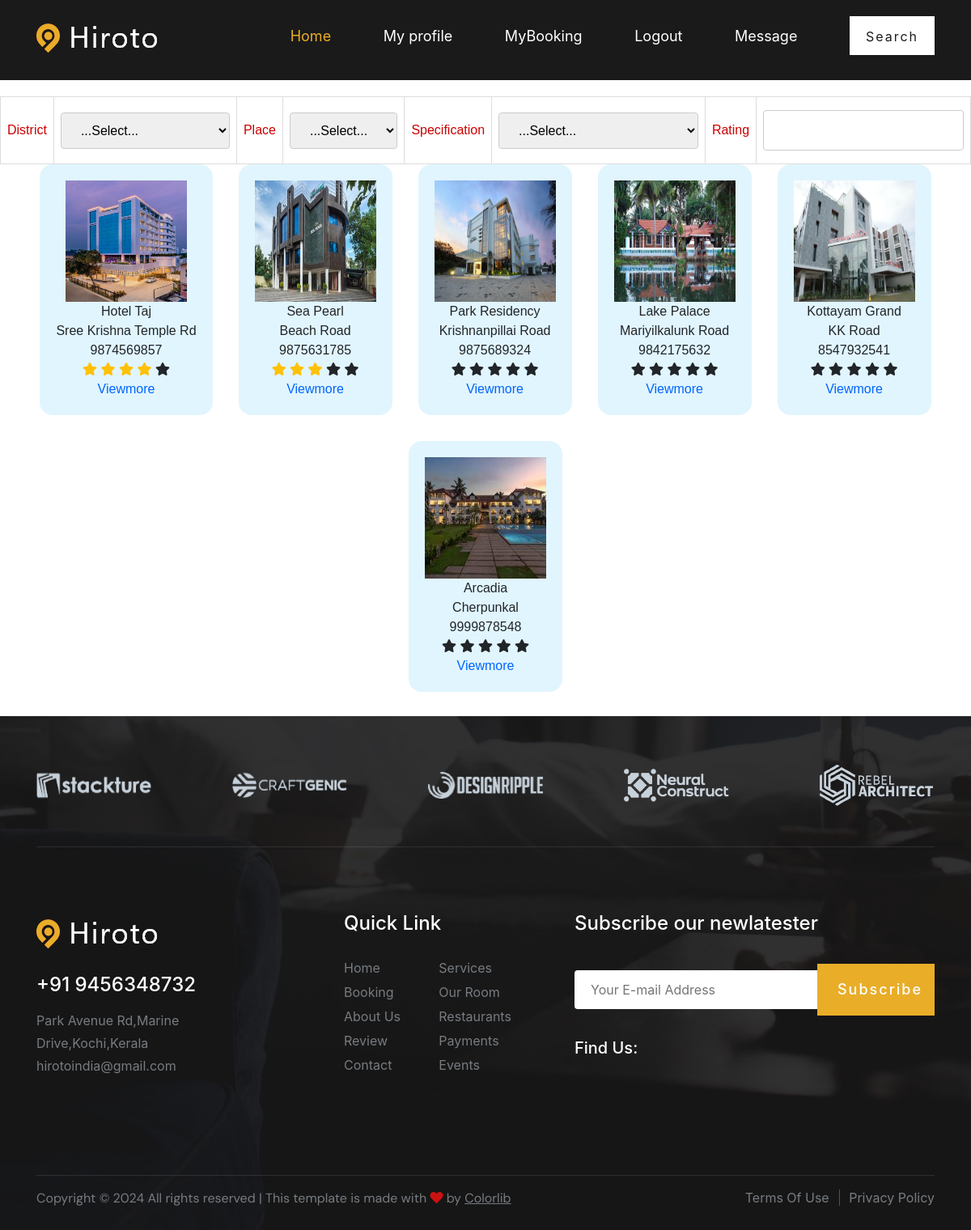
Screenshot of /User/SearchHotel/ (signed in) with the database file from the repository.
### Guest/models.py (models this page shows)
class tbl_newhotel(models.Model):
    hotel_name=models.CharField(max_length=50)
    hotel_ratings=models.CharField(max_length=50)
    hotel_contact=models.CharField(max_length=50)
    hotel_email=models.CharField(max_length=50)
    hotel_pass=models.CharField(max_length=50)
    place = models.ForeignKey(tbl_place, on_delete=models.CASCADE)
    hotel_addr=models.CharField(max_length=50)
    hotel_vstatus= models.IntegerField(default="0")
    hotel_photo = models.FileField(upload_to='Assets/HotelPhoto/')
    hotel_proof = models.FileField(upload_to='Assets/HotelProof/')
    hotel_license=models.CharField(max_length=50)
    hotel_floor=models.CharField(max_length=50,null=True)
    hotel_doj=models.DateField(auto_now_add=True)
    hotel_url = models.CharField(max_length=150,null=True)
    hotel_spe = models.ForeignKey(tbl_specification,on_delete=models.SET_NULL,null=True)

### User/views.py (the view)
# urls.py: path('SearchHotel/',views.searchhotel,name="searchhotel"),
def searchhotel(request):
    if 'uid' in request.session:
        spe = tbl_specification.objects.all()
        ar=[1,2,3,4,5]
        parry=[]
        avg=0
        district = tbl_district.objects.all()
        data = tbl_newhotel.objects.filter(hotel_vstatus='1')
        for i in data:
            tot=0
            ratecount=tbl_rating.objects.filter(hotel=i.id).count()
            if ratecount>0:
                ratedata=tbl_rating.objects.filter(hotel=i.id)
                for j in ratedata:
                    tot=tot+j.rating_data
                    avg=tot//ratecount
                parry.append(avg)
            else:
                parry.append(0)
        datas=zip(data,parry)
        if request.method=="POST":
            place = tbl_place.objects.get(id=request.POST.get('sel_place'))
            rating = request.POST.get("txt_rating")
            filterdata = tbl_newhotel.objects.filter(place=place,hotel_vstatus='1',hotel_ratings=rating)
            return render(request,"User/SearchHotel.html",{"districtdata":district,'data':filterdata,"ar":ar})
        else:
            return render(request,"User/SearchHotel.html",{"districtdata":district,'data':datas,"ar":ar,"spe":spe})
    else:
        return redirect("Guest:Login")

### User/Templates/User/SearchHotel.html (shortened to what this page needs)
{% extends 'User/Header.html' %}
{% load static %}
{% block content %}
<!DOCTYPE html>
<html lang="en">
<head>
    <link rel="stylesheet" href="https://maxcdn.bootstrapcdn.com/bootstrap/4.0.0/css/bootstrap.min.css"
>
<link rel="stylesheet" href="https://pro.fontawesome.com/releases/v5.10.0/css/all.css"
 />
</head>
<body>
    <form method="post" enctype="multipart/form-data">
        <table border="1">
            <tr>
                <td>District</td>
                   <td>
                        <select name="sel_district" id="sel_district" onchange="searchHotel()">
                            <option value="">...Select...</option>
                        </select>
                    </td>
                    <td>Place</td>
                    <td>
                        <select name="sel_place" id="sel_place" onchange="searchHotel()">
                            <option value="">...Select...</option>
                        </select>
                    </td>
                    <td>Specification</td>
                    <td>
                        <select name="sel_spe" id="sel_spe" onchange="searchHotel()">
                            <option value="">...Select...</option>
                        </select>
                    </td>
                    <td>Rating</td>
                    <td><input type="text" name="txt_rating" id="txt_rating" onkeyup="searchHotel()"></td>
            </tr>
        </table>
        <div class="main" id="result">
            {% for i,j in data %}
            <div class="sub">
                <div><img src="{{i.hotel_photo.url}}" width="150" height="150" alt=""></div>
                <div>{{i.hotel_name}}</div>
                <div>{{i.hotel_addr}}</div>
                <div>{{i.hotel_contact}}</div>
                <div>
                    {% for k in ar %} {% if k <= j %}
                    <i class="fas fa-star text-warning"></i>
                    {% else %}
                    <i class="fas fa-star star-light"></i>
                    {% endif %} {% endfor %}
                </div>
                <div><a href="{% url 'User:viewmore' i.id %}">Viewmore</a></div>
            </div>
            {% endfor %}
        </div>
    </form>
</body>
</html>
{% endblock content %}

### Guest/static/Mains/css/style.css (style rules this page uses)
html, body { height: 100%; font-family: "DM Sans", sans-serif; -webkit-font-smoothing: antialiased; }
img { max-width: 100%; }

### Guest/static/Form.css (style rules this page uses)
#tab td, #tab th { border: 1px solid #ddd; padding: 8px; color: #C00; }
#tab a { color:#06F; }
input[type=text],[type=password],[type=email],[type=date], select { width: 100%; padding: 12px 20px; margin: 8px 0; display: inline-block; border: 1px solid #ccc; border-radius: 4px; box-sizing: border-box; }

### User/Templates/User/SearchHotel.html (style rules this page uses)
.sub { padding: 20px; background-color: #E1F5FE; width: fit-content; border-radius: 16px; }
.main { display: flex; justify-content: center; align-items: center; gap: 2rem; flex-direction: row; flex-wrap: wrap; }

### rows the page displays
tbl_newhotel: hotel_photo (picture), hotel_name "Hotel Taj", hotel_addr "Sree Krishna Temple Rd", hotel_contact "9874569857"
tbl_newhotel: hotel_photo (picture), hotel_name "Sea Pearl", hotel_addr "Beach Road", hotel_contact "9875631785"
tbl_newhotel: hotel_photo (picture), hotel_name "Park Residency", hotel_addr "Krishnanpillai Road", hotel_contact "9875689324"
tbl_newhotel: hotel_photo (picture), hotel_name "Lake Palace", hotel_addr "Mariyilkalunk Road", hotel_contact "9842175632"
tbl_newhotel: hotel_photo (picture), hotel_name "Kottayam Grand", hotel_addr "KK Road", hotel_contact "8547932541"
tbl_newhotel: hotel_photo (picture), hotel_name "Arcadia", hotel_addr "Cherpunkal", hotel_contact "9999878548"
